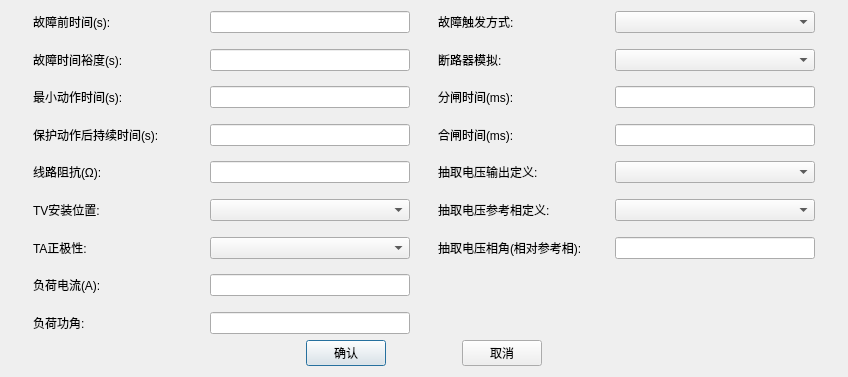
<?xml version="1.0" encoding="UTF-8"?>
<ui version="4.0">
 <class>QDistanceCommonParasDlg</class>
 <widget class="QDialog" name="QDistanceCommonParasDlg">
  <property name="geometry">
   <rect>
    <x>0</x>
    <y>0</y>
    <width>848</width>
    <height>377</height>
   </rect>
  </property>
  <property name="maximumSize">
   <size>
    <width>1059</width>
    <height>486</height>
   </size>
  </property>
  <property name="windowTitle">
   <string>通用参数设置</string>
  </property>
  <layout class="QGridLayout" name="gridLayout">
   <item row="6" column="5">
    <widget class="QLabel" name="m_labCloseTime">
     <property name="text">
      <string>合闸时间(ms):</string>
     </property>
    </widget>
   </item>
   <item row="4" column="7">
    <widget class="QSettingLineEdit" name="m_txtBreakTime">
     <property name="maximumSize">
      <size>
       <width>200</width>
       <height>16777215</height>
      </size>
     </property>
    </widget>
   </item>
   <item row="17" column="1">
    <spacer name="verticalSpacer_8">
     <property name="orientation">
      <enum>Qt::Vertical</enum>
     </property>
     <property name="sizeHint" stdset="0">
      <size>
       <width>20</width>
       <height>40</height>
      </size>
     </property>
    </spacer>
   </item>
   <item row="6" column="3">
    <widget class="QSettingLineEdit" name="m_txtTimeAfter">
     <property name="maximumSize">
      <size>
       <width>200</width>
       <height>16777215</height>
      </size>
     </property>
    </widget>
   </item>
   <item row="4" column="5">
    <widget class="QLabel" name="m_labBreakTime">
     <property name="text">
      <string>分闸时间(ms):</string>
     </property>
    </widget>
   </item>
   <item row="6" column="1">
    <widget class="QLabel" name="m_labTimeAfter">
     <property name="text">
      <string>保护动作后持续时间(s):</string>
     </property>
    </widget>
   </item>
   <item row="6" column="7">
    <widget class="QSettingLineEdit" name="m_txtCloseTime">
     <property name="maximumSize">
      <size>
       <width>200</width>
       <height>16777215</height>
      </size>
     </property>
    </widget>
   </item>
   <item row="10" column="3">
    <widget class="QSettingLineEdit" name="m_txtLine">
     <property name="minimumSize">
      <size>
       <width>200</width>
       <height>0</height>
      </size>
     </property>
     <property name="maximumSize">
      <size>
       <width>200</width>
       <height>16777215</height>
      </size>
     </property>
    </widget>
   </item>
   <item row="10" column="1">
    <widget class="QLabel" name="m_labLine">
     <property name="minimumSize">
      <size>
       <width>150</width>
       <height>0</height>
      </size>
     </property>
     <property name="text">
      <string>线路阻抗(Ω):</string>
     </property>
    </widget>
   </item>
   <item row="10" column="5">
    <widget class="QLabel" name="m_labVzDefine">
     <property name="text">
      <string>抽取电压输出定义:</string>
     </property>
    </widget>
   </item>
   <item row="10" column="7">
    <widget class="QComboBox" name="m_cmbVzDefine">
     <property name="maximumSize">
      <size>
       <width>200</width>
       <height>16777215</height>
      </size>
     </property>
    </widget>
   </item>
   <item row="4" column="4">
    <spacer name="horizontalSpacer_6">
     <property name="orientation">
      <enum>Qt::Horizontal</enum>
     </property>
     <property name="sizeHint" stdset="0">
      <size>
       <width>40</width>
       <height>20</height>
      </size>
     </property>
    </spacer>
   </item>
   <item row="6" column="2">
    <spacer name="horizontalSpacer_7">
     <property name="orientation">
      <enum>Qt::Horizontal</enum>
     </property>
     <property name="sizeHint" stdset="0">
      <size>
       <width>40</width>
       <height>20</height>
      </size>
     </property>
    </spacer>
   </item>
   <item row="3" column="1">
    <spacer name="verticalSpacer_2">
     <property name="orientation">
      <enum>Qt::Vertical</enum>
     </property>
     <property name="sizeHint" stdset="0">
      <size>
       <width>20</width>
       <height>40</height>
      </size>
     </property>
    </spacer>
   </item>
   <item row="16" column="0">
    <spacer name="horizontalSpacer_4">
     <property name="orientation">
      <enum>Qt::Horizontal</enum>
     </property>
     <property name="sizeHint" stdset="0">
      <size>
       <width>40</width>
       <height>20</height>
      </size>
     </property>
    </spacer>
   </item>
   <item row="7" column="1">
    <spacer name="verticalSpacer_4">
     <property name="orientation">
      <enum>Qt::Vertical</enum>
     </property>
     <property name="sizeHint" stdset="0">
      <size>
       <width>20</width>
       <height>40</height>
      </size>
     </property>
    </spacer>
   </item>
   <item row="12" column="3">
    <widget class="QComboBox" name="m_cmbPTPos">
     <property name="maximumSize">
      <size>
       <width>200</width>
       <height>16777215</height>
      </size>
     </property>
    </widget>
   </item>
   <item row="13" column="1">
    <spacer name="verticalSpacer_6">
     <property name="orientation">
      <enum>Qt::Vertical</enum>
     </property>
     <property name="sizeHint" stdset="0">
      <size>
       <width>20</width>
       <height>40</height>
      </size>
     </property>
    </spacer>
   </item>
   <item row="12" column="5">
    <widget class="QLabel" name="m_labPsuVzRef">
     <property name="text">
      <string>抽取电压参考相定义:</string>
     </property>
    </widget>
   </item>
   <item row="5" column="1">
    <spacer name="verticalSpacer_3">
     <property name="orientation">
      <enum>Qt::Vertical</enum>
     </property>
     <property name="sizeHint" stdset="0">
      <size>
       <width>20</width>
       <height>40</height>
      </size>
     </property>
    </spacer>
   </item>
   <item row="11" column="1">
    <spacer name="verticalSpacer_5">
     <property name="orientation">
      <enum>Qt::Vertical</enum>
     </property>
     <property name="sizeHint" stdset="0">
      <size>
       <width>20</width>
       <height>40</height>
      </size>
     </property>
    </spacer>
   </item>
   <item row="14" column="1">
    <widget class="QLabel" name="m_labCTPos">
     <property name="text">
      <string>TA正极性:</string>
     </property>
    </widget>
   </item>
   <item row="14" column="5">
    <widget class="QLabel" name="m_labVzPh">
     <property name="minimumSize">
      <size>
       <width>150</width>
       <height>0</height>
      </size>
     </property>
     <property name="text">
      <string>抽取电压相角(相对参考相):</string>
     </property>
    </widget>
   </item>
   <item row="15" column="1">
    <spacer name="verticalSpacer_7">
     <property name="orientation">
      <enum>Qt::Vertical</enum>
     </property>
     <property name="sizeHint" stdset="0">
      <size>
       <width>20</width>
       <height>40</height>
      </size>
     </property>
    </spacer>
   </item>
   <item row="1" column="1">
    <spacer name="verticalSpacer">
     <property name="orientation">
      <enum>Qt::Vertical</enum>
     </property>
     <property name="sizeHint" stdset="0">
      <size>
       <width>20</width>
       <height>40</height>
      </size>
     </property>
    </spacer>
   </item>
   <item row="12" column="1">
    <widget class="QLabel" name="m_labPTPos">
     <property name="text">
      <string>TV安装位置:</string>
     </property>
    </widget>
   </item>
   <item row="12" column="7">
    <widget class="QComboBox" name="m_cmbPsuVzRef">
     <property name="maximumSize">
      <size>
       <width>200</width>
       <height>16777215</height>
      </size>
     </property>
    </widget>
   </item>
   <item row="18" column="1">
    <widget class="QLabel" name="m_labILoadPh">
     <property name="text">
      <string>负荷功角:</string>
     </property>
    </widget>
   </item>
   <item row="16" column="1">
    <widget class="QLabel" name="m_labILoad">
     <property name="text">
      <string>负荷电流(A):</string>
     </property>
    </widget>
   </item>
   <item row="18" column="3">
    <widget class="QSettingLineEdit" name="m_txtILoadPh">
     <property name="maximumSize">
      <size>
       <width>200</width>
       <height>16777215</height>
      </size>
     </property>
    </widget>
   </item>
   <item row="14" column="7" colspan="2">
    <widget class="QSettingLineEdit" name="m_txtVzPh">
     <property name="minimumSize">
      <size>
       <width>200</width>
       <height>0</height>
      </size>
     </property>
     <property name="maximumSize">
      <size>
       <width>200</width>
       <height>16777215</height>
      </size>
     </property>
    </widget>
   </item>
   <item row="14" column="3">
    <widget class="QComboBox" name="m_cmbCTPos">
     <property name="maximumSize">
      <size>
       <width>200</width>
       <height>16777215</height>
      </size>
     </property>
    </widget>
   </item>
   <item row="12" column="8">
    <spacer name="horizontalSpacer_5">
     <property name="orientation">
      <enum>Qt::Horizontal</enum>
     </property>
     <property name="sizeHint" stdset="0">
      <size>
       <width>40</width>
       <height>20</height>
      </size>
     </property>
    </spacer>
   </item>
   <item row="19" column="0" colspan="9">
    <layout class="QHBoxLayout" name="horizontalLayout">
     <item>
      <spacer name="horizontalSpacer">
       <property name="orientation">
        <enum>Qt::Horizontal</enum>
       </property>
       <property name="sizeHint" stdset="0">
        <size>
         <width>40</width>
         <height>20</height>
        </size>
       </property>
      </spacer>
     </item>
     <item>
      <widget class="QPushButton" name="m_btnOK">
       <property name="text">
        <string>确认</string>
       </property>
      </widget>
     </item>
     <item>
      <spacer name="horizontalSpacer_3">
       <property name="orientation">
        <enum>Qt::Horizontal</enum>
       </property>
       <property name="sizeType">
        <enum>QSizePolicy::Fixed</enum>
       </property>
       <property name="sizeHint" stdset="0">
        <size>
         <width>70</width>
         <height>20</height>
        </size>
       </property>
      </spacer>
     </item>
     <item>
      <widget class="QPushButton" name="m_btnCancel">
       <property name="text">
        <string>取消</string>
       </property>
      </widget>
     </item>
     <item>
      <spacer name="horizontalSpacer_2">
       <property name="orientation">
        <enum>Qt::Horizontal</enum>
       </property>
       <property name="sizeHint" stdset="0">
        <size>
         <width>40</width>
         <height>20</height>
        </size>
       </property>
      </spacer>
     </item>
    </layout>
   </item>
   <item row="16" column="3">
    <widget class="QSettingLineEdit" name="m_txtILoad">
     <property name="maximumSize">
      <size>
       <width>200</width>
       <height>16777215</height>
      </size>
     </property>
    </widget>
   </item>
   <item row="0" column="1">
    <widget class="QLabel" name="m_labPreFaultTime">
     <property name="text">
      <string>故障前时间(s):</string>
     </property>
    </widget>
   </item>
   <item row="0" column="3">
    <widget class="QSettingLineEdit" name="m_txtPreFaultTime">
     <property name="minimumSize">
      <size>
       <width>200</width>
       <height>0</height>
      </size>
     </property>
     <property name="maximumSize">
      <size>
       <width>200</width>
       <height>16777215</height>
      </size>
     </property>
    </widget>
   </item>
   <item row="0" column="7">
    <widget class="QComboBox" name="m_cmbFaultTrig">
     <property name="minimumSize">
      <size>
       <width>200</width>
       <height>0</height>
      </size>
     </property>
     <property name="maximumSize">
      <size>
       <width>200</width>
       <height>16777215</height>
      </size>
     </property>
    </widget>
   </item>
   <item row="0" column="5">
    <widget class="QLabel" name="m_labFaultTrig">
     <property name="text">
      <string>故障触发方式:</string>
     </property>
    </widget>
   </item>
   <item row="2" column="1">
    <widget class="QLabel" name="m_labFaultTime">
     <property name="text">
      <string>故障时间裕度(s):</string>
     </property>
    </widget>
   </item>
   <item row="4" column="3">
    <widget class="QSettingLineEdit" name="m_txtMinTime">
     <property name="maximumSize">
      <size>
       <width>200</width>
       <height>16777215</height>
      </size>
     </property>
    </widget>
   </item>
   <item row="2" column="5">
    <widget class="QLabel" name="m_labBreaker">
     <property name="text">
      <string>断路器模拟:</string>
     </property>
    </widget>
   </item>
   <item row="2" column="3">
    <widget class="QSettingLineEdit" name="m_txtFaultTime">
     <property name="maximumSize">
      <size>
       <width>200</width>
       <height>16777215</height>
      </size>
     </property>
    </widget>
   </item>
   <item row="2" column="7">
    <widget class="QComboBox" name="m_cmbBreaker">
     <property name="maximumSize">
      <size>
       <width>200</width>
       <height>16777215</height>
      </size>
     </property>
    </widget>
   </item>
   <item row="4" column="1">
    <widget class="QLabel" name="m_labMinTime">
     <property name="text">
      <string>最小动作时间(s):</string>
     </property>
    </widget>
   </item>
   <item row="14" column="6">
    <spacer name="horizontalSpacer_8">
     <property name="orientation">
      <enum>Qt::Horizontal</enum>
     </property>
     <property name="sizeHint" stdset="0">
      <size>
       <width>40</width>
       <height>20</height>
      </size>
     </property>
    </spacer>
   </item>
  </layout>
 </widget>
 <customwidgets>
  <customwidget>
   <class>QSettingLineEdit</class>
   <extends>QLineEdit</extends>
   <header>../../UI/Controls/SettingCtrls/qsettinglineedit.h</header>
  </customwidget>
 </customwidgets>
 <resources/>
 <connections/>
</ui>
